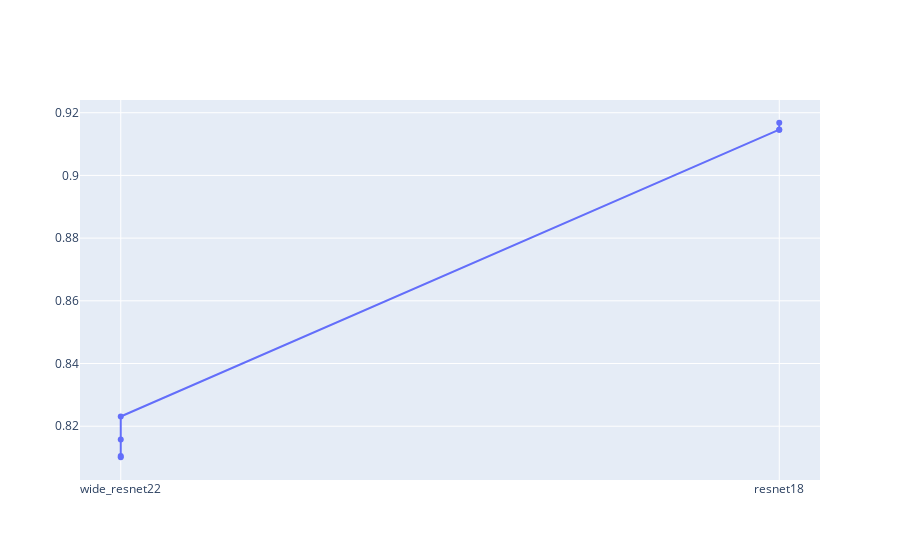

Write notebook code for a chart like this one.
### Code cell
slice = df.loc[(df["rigl.const_fan_in"] == True) & (df["rigl.dense_allocation"]==0.01)]
# slice = df.loc[df["rigl.dense_allocation"]==0.01]
fig = go.Figure()

fig.add_trace(
    go.Scatter(x=slice.model, y=slice.accuracy)
)
fig

### Figure 1 — Plotly figure (JSON) as saved in the notebook; plotly's stock layout.template omitted (floating-point values rounded to 4 significant figures)
{"data": [{"type": "scatter", "x": ["wide_resnet22", "wide_resnet22", "wide_resnet22", "wide_resnet22", "resnet18", "resnet18", "resnet18"], "y": [0.8105, 0.8158, 0.8101, 0.8231, 0.9146, 0.9168, 0.9146]}], "layout": {}}
